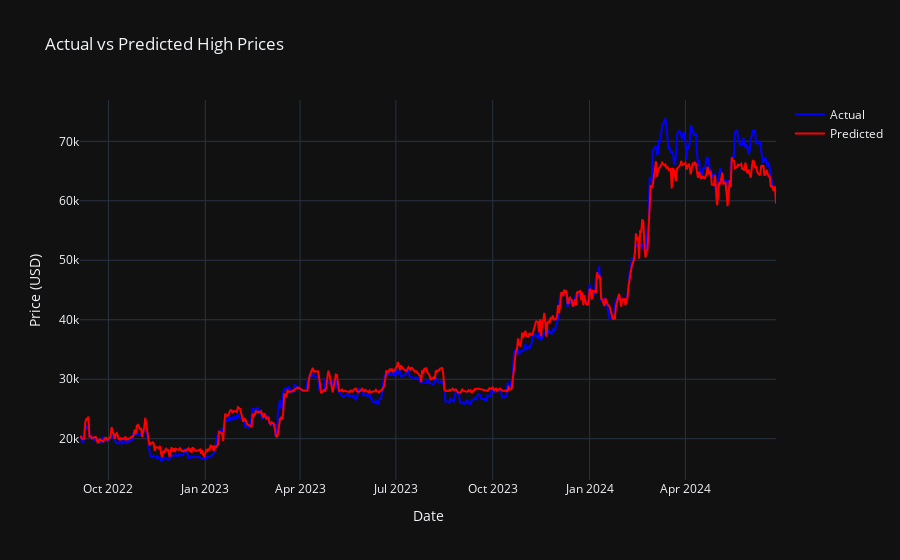

This figure's notebook cell:
### Code cell
import plotly.graph_objects as go

def plot_predictions_vs_actuals(dates, actuals, predictions, title):
    fig = go.Figure()

    # Add actual values
    fig.add_trace(go.Scatter(
        x=dates,
        y=actuals,
        mode='lines',
        name='Actual',
        line=dict(color='blue')
    ))

    # Add predicted values
    fig.add_trace(go.Scatter(
        x=dates,
        y=predictions,
        mode='lines',
        name='Predicted',
        line=dict(color='red')
    ))

    fig.update_layout(
        title=title,
        xaxis_title='Date',
        yaxis_title='Price (USD)',
        template='plotly_dark'
    )

    return fig


dates = y_test.index

# Plot for High Prices
fig_high = plot_predictions_vs_actuals(dates, y_test['y_high'], y_pred['y_pred_high'], 'Actual vs Predicted High Prices')
fig_high.show()

### Figure 1 — Plotly figure (JSON) as saved in the notebook; plotly's stock layout.template omitted (floating-point values rounded to 4 significant figures; data arrays with more than 128 entries replaced by an {"elided": "..."} marker saying what was removed)
{"data": [{"line": {"color": "blue"}, "mode": "lines", "name": "Actual", "type": "scatter", "x": {"elided": "591 str values"}, "y": {"elided": "591 float values"}}, {"line": {"color": "red"}, "mode": "lines", "name": "Predicted", "type": "scatter", "x": {"elided": "591 str values"}, "y": {"elided": "591 float values"}}], "layout": {"title": {"text": "Actual vs Predicted High Prices"}, "xaxis": {"title": {"text": "Date"}}, "yaxis": {"title": {"text": "Price (USD)"}}}}
